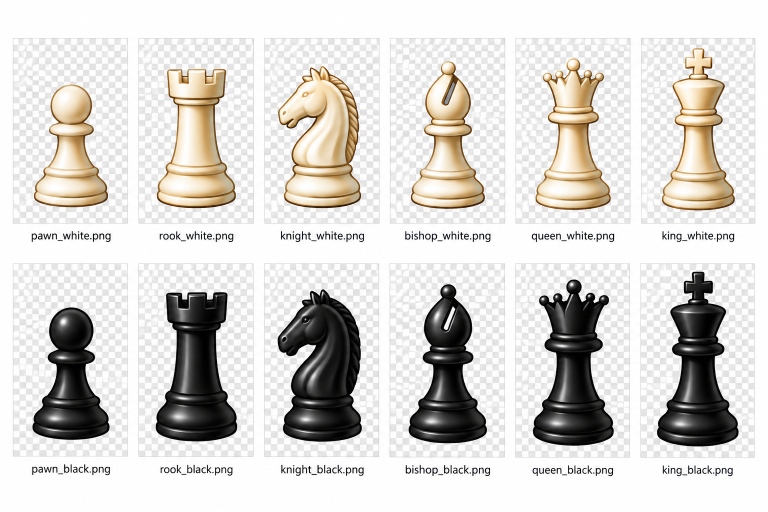
#> input picture images/Chess_Pieces.png, 1536 x 1024 px, found by its file name (shown at 1/2 size)
$ python change_picture.py
#> lines starting #> are read from the running program, lines starting #| are printed output that depends on the picture
import cv2
import os
import numpy as np


image = cv2.imread("images\\Chess_Pieces.png")
#> image is the input picture: shape (1024, 1536, 3); mean B, G, R 210, 213.6, 216.1

os.makedirs("pieces", exist_ok=True)

names = [
    "pawn_white",
    "rook_white",
    "knight_white",
    "bishop_white",
    "queen_white",
    "king_white",

    "pawn_black",
    "rook_black",
    "knight_black",
    "bishop_black",
    "queen_black",
    "king_black"
]

piece_width = 230
piece_height = 370

x_start = 25
y_start = 75

x_step = 251
y_step = 451


for row in range(2):

    for col in range(6):

        x = x_start + col * x_step
        y = y_start + row * y_step

        crop = image[y:y + piece_height, x:x + piece_width]

        gray = cv2.cvtColor(crop, cv2.COLOR_BGR2GRAY)


        if row == 1:
            mask = gray < 150

        else:
            b, g, r = cv2.split(crop)


            mask = (r - b > 15) & (r > 120)

        mask = mask.astype(np.uint8) * 255


        mask = cv2.GaussianBlur(mask, (5, 5), 0)


        points = cv2.findNonZero(mask)

        if points is None:
            print("Piece not found:", names[row * 6 + col])
            continue

        x, y, w, h = cv2.boundingRect(points)

        piece = crop[y:y+h, x:x+w]
        mask = mask[y:y+h, x:x+w]


        max_size = 58

        scale = min(
            max_size / w,
            max_size / h
        )

        new_width = int(w * scale)
        new_height = int(h * scale)

        piece = cv2.resize(
            piece,
            (new_width, new_height),
            interpolation=cv2.INTER_AREA
        )

        mask = cv2.resize(
            mask,
            (new_width, new_height),
            interpolation=cv2.INTER_AREA
        )

        result = np.zeros((64, 64, 4), dtype=np.uint8)

        x = (64 - new_width) // 2
        y = (64 - new_height) // 2

        result[y:y+new_height, x:x+new_width, :3] = piece
        result[y:y+new_height, x:x+new_width, 3] = mask

        filename = f"pieces/{names[row * 6 + col]}.png"

        cv2.imwrite(filename, result)

        print("Saved:", filename)
#> this loop made 2 passes
#> pass 1, `cv2.imwrite(filename, result)`:
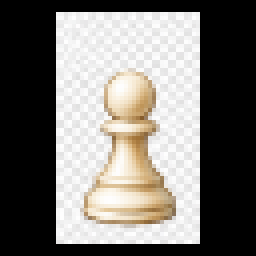
#> saved as pawn_white.png: shape (64, 64, 4) (shown 4 times larger); mean B, G, R, A 111.6, 116, 119, 38.6
#> pass 1, `cv2.imwrite(filename, result)`:
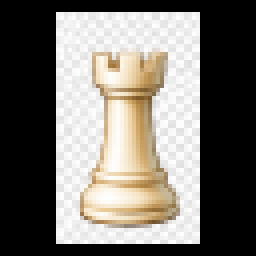
#> saved as rook_white.png: shape (64, 64, 4) (shown 4 times larger); mean B, G, R, A 107.2, 113.5, 117.6, 47.6
#> pass 1, `cv2.imwrite(filename, result)`:
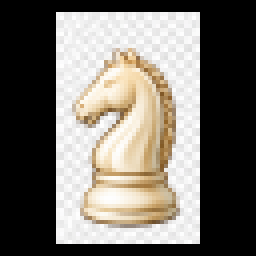
#> saved as knight_white.png: shape (64, 64, 4) (shown 4 times larger); mean B, G, R, A 105.2, 112.1, 116.7, 52.9
#> pass 1, `cv2.imwrite(filename, result)`:
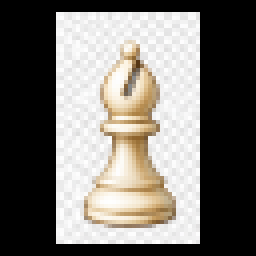
#> saved as bishop_white.png: shape (64, 64, 4) (shown 4 times larger); mean B, G, R, A 109.5, 114.4, 117.8, 41.5
#> after the loop:
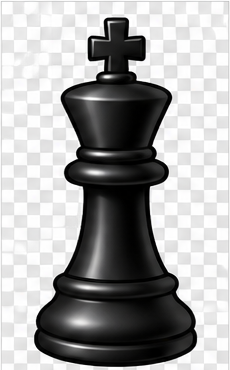
#> crop: shape (370, 230, 3); mean B, G, R 163.8, 163.8, 163.9
#> after the loop:
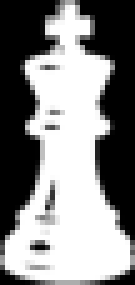
#> mask: shape (57, 27) (shown 5 times larger); min 0, max 255, mean 133.4
#> after the loop:
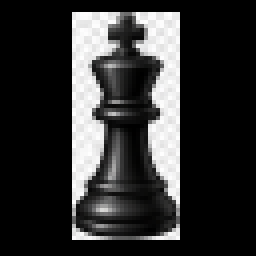
#> result: shape (64, 64, 4) (shown 4 times larger); mean B, G, R, A 49, 49, 49, 50.1


print("Finished!")
